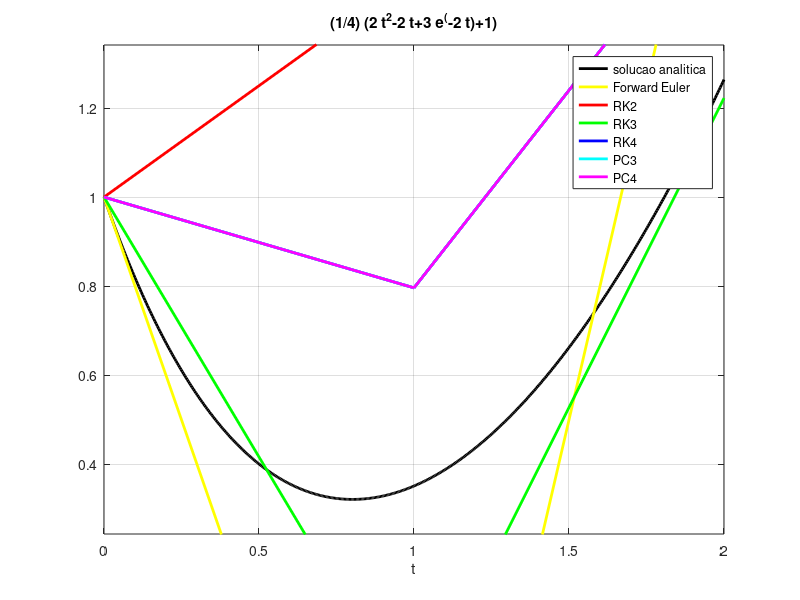

Recreate this plot in MATLAB.
figure;

a = ezplot("(1/4)*(2*t^2-2*t+3*e^(-2*t)+1)",[0,2])
set(a,"linewidth",2)
set(a,"color","k")

grid on
hold on
teuler = [0, 1.0, 2.0]
yeuler = [1, -1, 2]
euler = plot(teuler, yeuler)
set(euler,"linewidth",2)
set(euler,"color","y")

hold on
trk2 = [0, 1.0, 2.0]
yrk2 = [1, 1.5, 3]
rk2 = plot(trk2, yrk2, "r-")
set(rk2, "linewidth", 2)

hold on	
trk3 = [0, 1.0, 2.0]
yrk3 = [1, -0.166666666666667, 1.222222222222222]
rk3 = plot(trk3, yrk3, "g-")
set(rk3, "linewidth", 2)

hold on
trk4 = [0, 1.0, 2.0]
yrk4 = [1, 0.796296296296296, 1.683127572016461]
rk4 = plot(trk4, yrk4, "b-")
set(rk4, "linewidth", 2)

hold on
tpc3 = [0, 1.0, 2.0]
ypc3 = [1, 0.796296296296296, 1.683127572016461]
pc3 = plot(tpc3, ypc3, "c-")
set(pc3, "linewidth", 2)

hold on
tpc4 = [0, 1.0, 2.0]
ypc4 = [1, 0.796296296296296, 1.683127572016461]
pc4 = plot(tpc4, ypc4, "m-")
set(pc4, "linewidth", 2)

legend('solucao analitica','Forward Euler', 'RK2', 'RK3', 'RK4', 'PC3', 'PC4');
